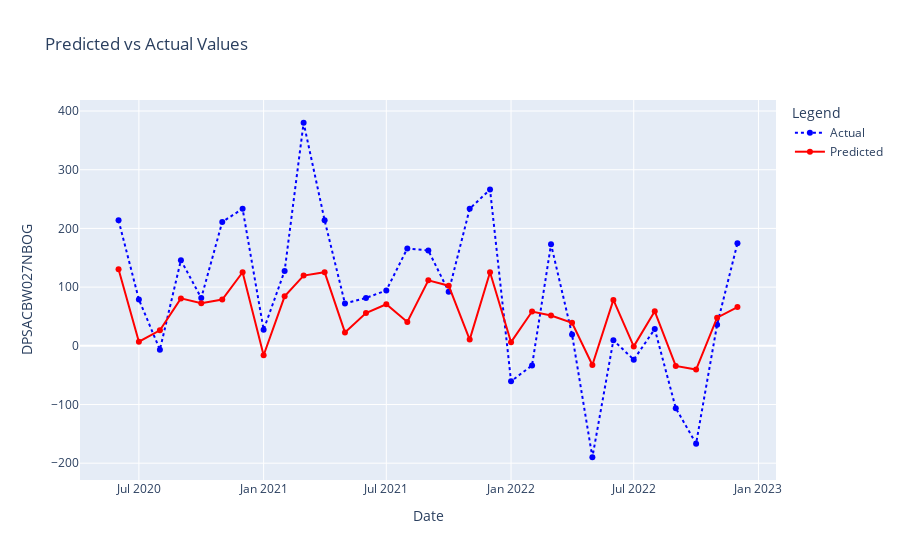

Write notebook code for a chart like this one.
### Code cell
# Visualize the predicted vs actual values using Plotly
import plotly.graph_objects as go

# Create the plot
fig = go.Figure()

# Add actual values as a dotted line plot
fig.add_trace(go.Scatter(
    x=test_df.index, 
    y=y_test, 
    mode='lines+markers', 
    name='Actual',
    line=dict(dash='dot', color='blue')
))

# Add predicted values as a solid line plot
fig.add_trace(go.Scatter(
    x=test_df.index, 
    y=y_pred, 
    mode='lines+markers', 
    name='Predicted',
    line=dict(color='red')
))

# Update the layout
fig.update_layout(
    title='Predicted vs Actual Values',
    xaxis_title='Date',
    yaxis_title=target_column,
    legend_title='Legend'
)

# Show the plot
fig.show()

### Figure 1 — Plotly figure (JSON) as saved in the notebook; plotly's stock layout.template omitted (floating-point values rounded to 4 significant figures)
{"data": [{"line": {"color": "blue", "dash": "dot"}, "mode": "lines+markers", "name": "Actual", "type": "scatter", "x": ["2020-06-01T00:00:00", "2020-07-01T00:00:00", "2020-08-01T00:00:00", "2020-09-01T00:00:00", "2020-10-01T00:00:00", "2020-11-01T00:00:00", "2020-12-01T00:00:00", "2021-01-01T00:00:00", "2021-02-01T00:00:00", "2021-03-01T00:00:00", "2021-04-01T00:00:00", "2021-05-01T00:00:00", "2021-06-01T00:00:00", "2021-07-01T00:00:00", "2021-08-01T00:00:00", "2021-09-01T00:00:00", "2021-10-01T00:00:00", "2021-11-01T00:00:00", "2021-12-01T00:00:00", "2022-01-01T00:00:00", "2022-02-01T00:00:00", "2022-03-01T00:00:00", "2022-04-01T00:00:00", "2022-05-01T00:00:00", "2022-06-01T00:00:00", "2022-07-01T00:00:00", "2022-08-01T00:00:00", "2022-09-01T00:00:00", "2022-10-01T00:00:00", "2022-11-01T00:00:00", "2022-12-01T00:00:00"], "y": [213.7, 78.83, -6.603, 146.0, 81.34, 211.1, 233.4, 27.37, 127.6, 380.0, 213.8, 72.05, 81.58, 94.3, 165.9, 162.4, 92.28, 233.4, 266.4, -60.42, -33.39, 172.9, 19.29, -189.9, 9.562, -23.69, 28.56, -106.2, -166.7, 36.05, 174.7]}, {"line": {"color": "red"}, "mode": "lines+markers", "name": "Predicted", "type": "scatter", "x": ["2020-06-01T00:00:00", "2020-07-01T00:00:00", "2020-08-01T00:00:00", "2020-09-01T00:00:00", "2020-10-01T00:00:00", "2020-11-01T00:00:00", "2020-12-01T00:00:00", "2021-01-01T00:00:00", "2021-02-01T00:00:00", "2021-03-01T00:00:00", "2021-04-01T00:00:00", "2021-05-01T00:00:00", "2021-06-01T00:00:00", "2021-07-01T00:00:00", "2021-08-01T00:00:00", "2021-09-01T00:00:00", "2021-10-01T00:00:00", "2021-11-01T00:00:00", "2021-12-01T00:00:00", "2022-01-01T00:00:00", "2022-02-01T00:00:00", "2022-03-01T00:00:00", "2022-04-01T00:00:00", "2022-05-01T00:00:00", "2022-06-01T00:00:00", "2022-07-01T00:00:00", "2022-08-01T00:00:00", "2022-09-01T00:00:00", "2022-10-01T00:00:00", "2022-11-01T00:00:00", "2022-12-01T00:00:00"], "y": [130.5, 6.941, 26.35, 80.8, 72.54, 78.91, 125.3, -16.09, 84.3, 119.6, 125.3, 22.8, 55.77, 70.75, 40.55, 111.6, 102.4, 10.57, 125.3, 6.167, 58.39, 51.48, 39.07, -32.63, 78.25, -0.9877, 58.74, -34.31, -40.54, 47.83, 66.05]}], "layout": {"legend": {"title": {"text": "Legend"}}, "title": {"text": "Predicted vs Actual Values"}, "xaxis": {"title": {"text": "Date"}}, "yaxis": {"title": {"text": "DPSACBW027NBOG"}}}}
